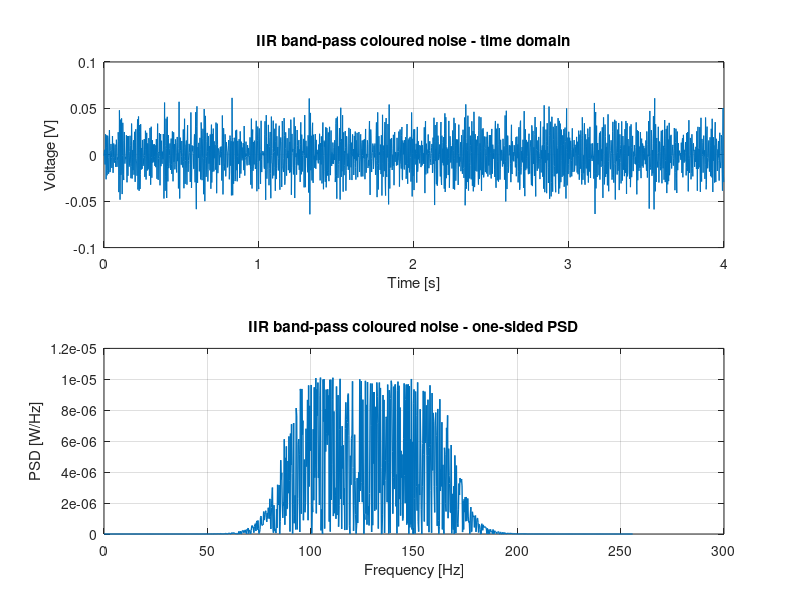
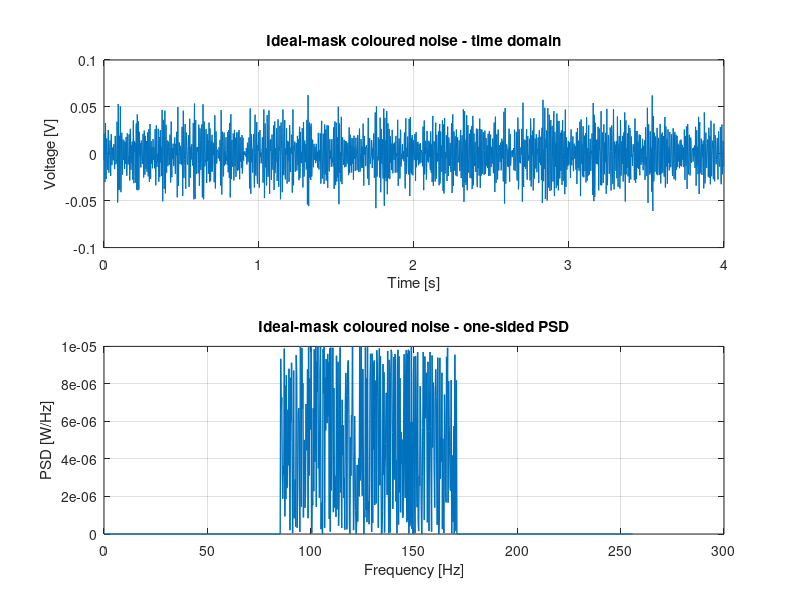
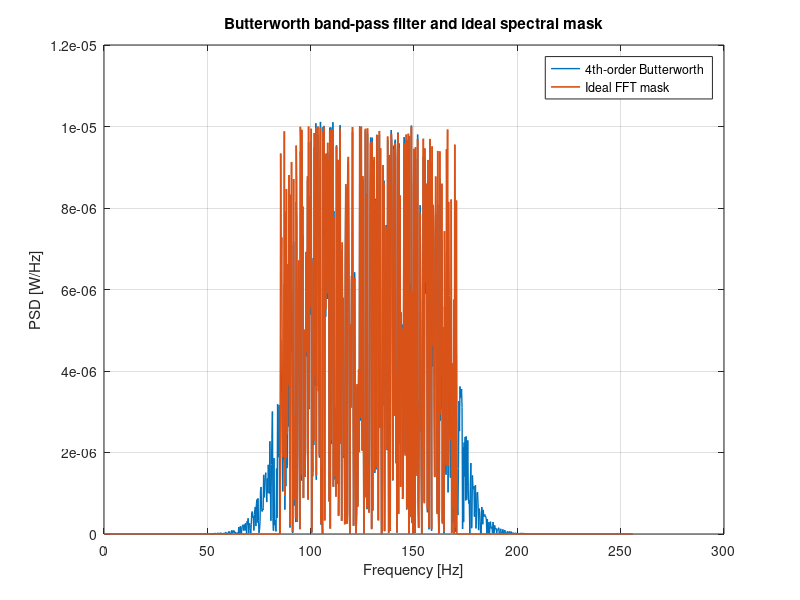
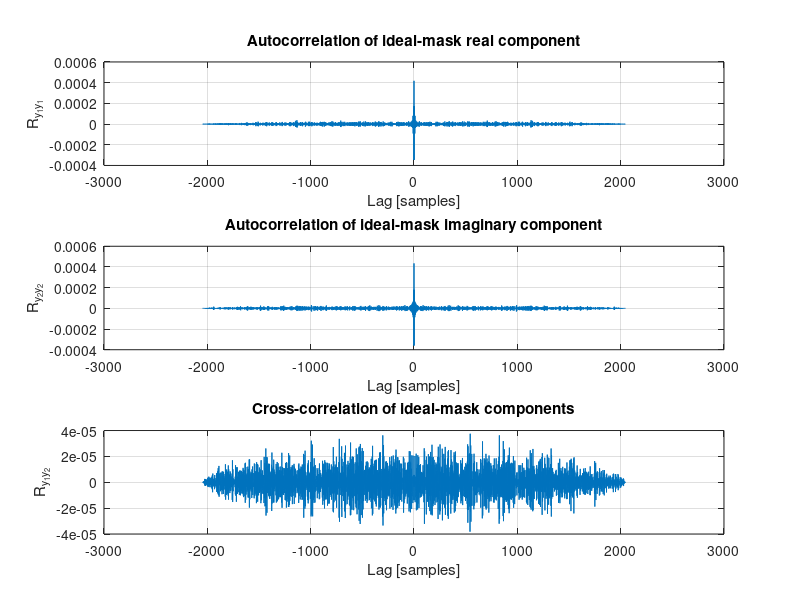

Recreate these plots in MATLAB, in order.
clear; clc; close all;

% Band-pass coloured noise using an IIR filter and an ideal FFT mask
% Digital Signal Processing laboratory practice
rng(11, 'twister');                % Reproducible random sequence

N  = 2^11;
fs = N/4;                          % Sampling frequency [Hz]
Ts = 1/fs;
t  = (0:N-1)*Ts;
Z  = 1;                            % Reference impedance [ohm]
N0 = 5e-6;                         % One-sided target noise PSD [W/Hz]
df = fs/N;

Pn = N0*(fs/2);
K = sqrt(Pn*Z*N);
S = K*exp(1i*2*pi*rand(1,N));
x = ifft(S);

% Band edges: Wn = [1/3, 2/3] of the Nyquist frequency.
Wn = [1/3, 2/3];
filter_order = 4;
[b,a] = butter(filter_order, Wn, 'bandpass');

% Filter the complex process and extract two independent real realizations.
y_iir = filter(b, a, x);
y1_iir = sqrt(2)*real(y_iir);
y2_iir = sqrt(2)*imag(y_iir);

f = (0:N/2-1)*df;
Y_iir = fft(y1_iir)/N;
P_iir = (abs(Y_iir).^2)/Z;
PSD_iir = [P_iir(1), 2*P_iir(2:N/2)]/df;

figure(1);
subplot(2,1,1);
plot(t, y1_iir, 'LineWidth', 0.8); grid on;
title('IIR band-pass coloured noise - time domain');
xlabel('Time [s]'); ylabel('Voltage [V]');

subplot(2,1,2);
plot(f, PSD_iir, 'LineWidth', 1.0); grid on;
title('IIR band-pass coloured noise - one-sided PSD');
xlabel('Frequency [Hz]'); ylabel('PSD [W/Hz]');

% Ideal spectral mask.  The two passbands are symmetric so that the IFFT
% has statistically equivalent real and imaginary components.
fmin = (1/3)*(fs/2);               % fs/6
fmax = (2/3)*(fs/2);               % fs/3
f_fft = (0:N-1)*df;
mask_positive = (f_fft >= fmin) & (f_fft < fmax);
mask_negative = (f_fft >= fs-fmax) & (f_fft < fs-fmin);
mask = double(mask_positive | mask_negative);

S_masked = S.*mask;
y_mask = ifft(S_masked);
y1_mask = sqrt(2)*real(y_mask);
y2_mask = sqrt(2)*imag(y_mask);

Y_mask = fft(y1_mask)/N;
P_mask = (abs(Y_mask).^2)/Z;
PSD_mask = [P_mask(1), 2*P_mask(2:N/2)]/df;

figure(2);
subplot(2,1,1);
plot(t, y1_mask, 'LineWidth', 0.8); grid on;
title('Ideal-mask coloured noise - time domain');
xlabel('Time [s]'); ylabel('Voltage [V]');

subplot(2,1,2);
plot(f, PSD_mask, 'LineWidth', 1.0); grid on;
title('Ideal-mask coloured noise - one-sided PSD');
xlabel('Frequency [Hz]'); ylabel('PSD [W/Hz]');

figure(3);
plot(f, PSD_iir, 'LineWidth', 1.0); hold on;
plot(f, PSD_mask, 'LineWidth', 1.2);
grid on;
title('Butterworth band-pass filter and ideal spectral mask');
xlabel('Frequency [Hz]'); ylabel('PSD [W/Hz]');
legend('4th-order Butterworth', 'Ideal FFT mask', 'Location', 'best');

[ry1,lags1]   = xcorr(y1_mask, 'biased');
[ry2,lags2]   = xcorr(y2_mask, 'biased');
[ry12,lags12] = xcorr(y1_mask, y2_mask, 'biased');

figure(4);
subplot(3,1,1);
plot(lags1, ry1); grid on;
title('Autocorrelation of ideal-mask real component');
xlabel('Lag [samples]'); ylabel('R_{y_1y_1}');

subplot(3,1,2);
plot(lags2, ry2); grid on;
title('Autocorrelation of ideal-mask imaginary component');
xlabel('Lag [samples]'); ylabel('R_{y_2y_2}');

subplot(3,1,3);
plot(lags12, ry12); grid on;
title('Cross-correlation of ideal-mask components');
xlabel('Lag [samples]'); ylabel('R_{y_1y_2}');

% Power validation.
bandwidth = fmax-fmin;
expected_mask_power = N0*bandwidth;
estimated_mask_power = mean(y1_mask.^2)/Z;

[H_iir,fH] = freqz(b, a, 16384, fs);
iir_equivalent_noise_bandwidth = trapz(fH, abs(H_iir).^2);
expected_iir_power = N0*iir_equivalent_noise_bandwidth;
estimated_iir_power = mean(y1_iir.^2)/Z;

fprintf('Ideal-mask bandwidth:             %.3f Hz\n', bandwidth);
fprintf('Expected ideal-mask power:        %.6e W\n', expected_mask_power);
fprintf('Estimated ideal-mask power:       %.6e W\n', estimated_mask_power);
fprintf('IIR equivalent noise bandwidth:   %.3f Hz\n', iir_equivalent_noise_bandwidth);
fprintf('Expected Butterworth output power: %.6e W\n', expected_iir_power);
fprintf('Estimated Butterworth output power: %.6e W\n', estimated_iir_power);
